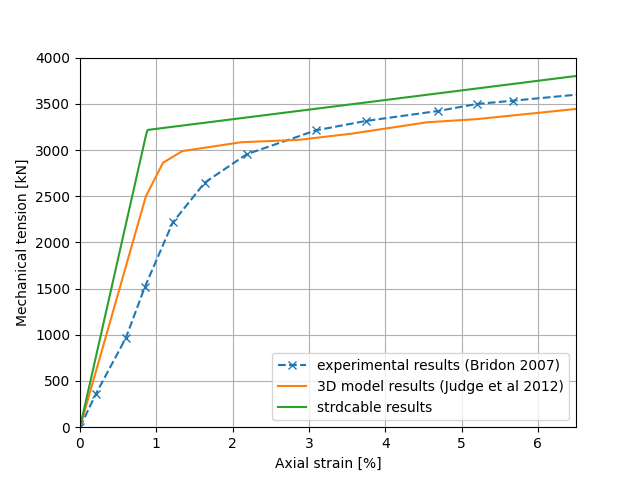

Write the Python code that produced this figure.
"""."""
import matplotlib.pyplot as plt
import numpy as np

from strdcable.cable import StrandedCable

if __name__ == "__main__":
    # data from Judge et al : http://dx.doi.org/10.1016/j.conbuildmat.2011.12.073
    dexp = dict(
        strain=np.array([0, 0.00208, 0.006, 0.00852, 0.01216,
                         0.01636, 0.02184, 0.03088, 0.03744, 0.04692,
                         0.052, 0.0568, 0.066]),
        force=np.array([0, 0.36, 0.964, 1.522, 2.216,
                        2.648, 2.954, 3.212, 3.314, 3.422,
                        3.498, 3.534, 3.606])*1.0E06
    )
    dvol = dict(
        strain=np.array([0, 0.00864, 0.01088, 0.0134, 0.02112,
                         0.02868, 0.03552, 0.04548, 0.052, 0.0664]),
        force=np.array([0.0, 2.5, 2.862, 2.988, 3.084,
                        3.11, 3.176, 3.3, 3.334, 3.456])*1.0E06)

    dinput = dict(
        density=np.array([7.78]*7),
        alpha=np.array([1.92]*7)*1.0E-07,
        young=np.array([188.0]*7)*1.0E+09,
        poisson=np.array([3.3]*7),
        sigmay=np.array([1.540]*7)*1.0E+09,
        hardening=np.array([5.5]*7)*1.0E+09,
        sigmau=np.array([2.0]*7)*1.0E+09,
        dwires=np.array([5.8, 4.3, 3.2, 5.3, 5.0, 5.0, 5.0]) * 1.0E-03,
        nbwires=np.array([1, 7, 17, 14, 21, 27, 33]),
        laylengths=np.array([np.nan, 0.15, 0.21, 0.32, 0.42, 0.52, 0.62])
    )

    # initiate cable
    cable = StrandedCable(**dinput, compute_physics=True)

    # maximum tested strain
    epsmax = 0.065
    # number of tested strain values
    npts = 500

    # calculate the global response
    dres = dict()
    dres['force'], dres['strain'] = cable.calculate_tension_deformation_curve(epsmax, npts)

    # plot of force-strain curve
    fig, ax = plt.subplots()
    for d, lbl, stl in [(dexp, 'experimental results (Bridon 2007)', '--x'),
                        (dvol, '3D model results (Judge et al 2012)', '-'),
                        (dres, 'strdcable results', '-')]:
        ax.plot(d['strain']*1.0E+02, d['force']*1.0E-03, stl, label=lbl)
    ax.set_xlabel("Axial strain [%]")
    ax.set_ylabel("Mechanical tension [kN]")
    ax.set_xlim(0.0, 6.5)
    ax.set_ylim(0.0, 4.0E+03)
    ax.grid(True)
    ax.legend(loc='lower right')
    plt.show()
